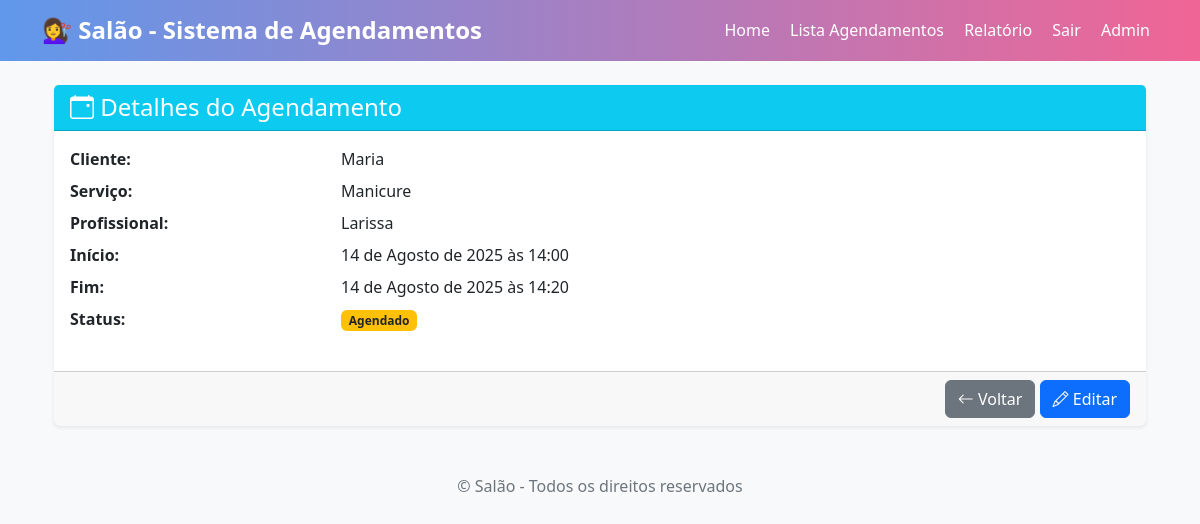
/agendamentos/2/ (signed in), run on the app's committed database.
### salao/models/agendamento.py (models this page shows, shortened)
class Agendamento(models.Model):
    STATUS_AGENDADO = 'AGENDADO'
    STATUS_CONCLUIDO = 'CONCLUIDO'
    STATUS_CANCELADO = 'CANCELADO'
    STATUS_CHOICES = [
        (STATUS_AGENDADO, 'Agendado'),
        (STATUS_CONCLUIDO, 'Concluído'),
        (STATUS_CANCELADO, 'Cancelado'),
    ]
    cliente = models.ForeignKey(Cliente, on_delete=models.CASCADE, related_name='agendamentos')
    servico = models.ForeignKey(Servico, on_delete=models.PROTECT, related_name='agendamentos')
    profissional = models.ForeignKey(Profissional, on_delete=models.PROTECT, related_name='agendamentos')
    inicio = models.DateTimeField()  # data e hora de início
    duracao_minutos = models.PositiveIntegerField(help_text='Duração em minutos', null=True, blank=True)
    status = models.CharField(max_length=20, choices=STATUS_CHOICES, default=STATUS_AGENDADO)
    observacoes = models.TextField(blank=True)
    created_at = models.DateTimeField(auto_now_add=True)
    updated_at = models.DateTimeField(auto_now=True)
    class Meta:
        ordering = ['-inicio']
        indexes = [
            models.Index(fields=['inicio']),
            models.Index(fields=['status']),
            models.Index(fields=['profissional', 'inicio']),
        ]
    @property
    def fim(self):
        dur = self.duracao_minutos or self.servico.duracao_minutos
        return self.inicio + timedelta(minutes=dur)

### salao/models/cliente.py (models this page shows, shortened)
class Cliente(models.Model):
    nome = models.CharField(max_length=100)
    telefone = models.CharField(max_length=20, blank=True, null=True)
    email = models.EmailField(blank=True, null=True)

### salao/models/servico.py (models this page shows, shortened)
class Servico(models.Model):
    nome = models.CharField(max_length=100)
    duracao_minutos = models.PositiveIntegerField(default=60)  # duração padrão
    preco = models.DecimalField(max_digits=8, decimal_places=2)

### salao/models/profissional.py (models this page shows, shortened)
class Profissional(models.Model):
    user = models.OneToOneField(User, on_delete=models.CASCADE, null=True, blank=True, related_name='profissional_profile')
    nome = models.CharField(max_length=100)
    especialidade = models.CharField(max_length=100, blank=True, null=True)

### salao/views/home_view.py (the view)
# urls.py: path('<int:pk>/', AgendamentoDetailView.as_view(), name='detail'),
class AgendamentoDetailView(LoginRequiredMixin, DetailView):
    model = Agendamento
    template_name = 'agendamentos/agendamento_detail.html'

### salao/templates/agendamentos/agendamento_detail.html
{% extends 'base.html' %}
{% block content %}
<div class="container mt-4">
    <div class="card shadow-sm border-0">
        <div class="card-header bg-info text-white">
            <h4 class="mb-0">
                <i class="bi bi-calendar-event"></i> Detalhes do Agendamento
            </h4>
        </div>
        <div class="card-body">
            <dl class="row">
                <dt class="col-sm-3">Cliente:</dt>
                <dd class="col-sm-9">{{ object.cliente.nome }}</dd>
                <dt class="col-sm-3">Serviço:</dt>
                <dd class="col-sm-9">{{ object.servico.nome }}</dd>
                <dt class="col-sm-3">Profissional:</dt>
                <dd class="col-sm-9">{{ object.profissional.nome }}</dd>
                <dt class="col-sm-3">Início:</dt>
                <dd class="col-sm-9">{{ object.inicio }}</dd>
                <dt class="col-sm-3">Fim:</dt>
                <dd class="col-sm-9">{{ object.fim }}</dd>
                <dt class="col-sm-3">Status:</dt>
                <dd class="col-sm-9">
                    <span class="badge {% if object.get_status_display == 'Concluído' %}bg-success{% elif object.get_status_display == 'Cancelado' %}bg-danger{% else %}bg-warning text-dark{% endif %}">
                        {{ object.get_status_display }}
                    </span>
                </dd>
            </dl>
        </div>
        <div class="card-footer text-end">
            <a href="{% url 'agendamentos:list' %}" class="btn btn-secondary">
                <i class="bi bi-arrow-left"></i> Voltar
            </a>
            <a href="{% url 'agendamentos:update' object.pk %}" class="btn btn-primary">
                <i class="bi bi-pencil"></i> Editar
            </a>
        </div>
    </div>
</div>
<link href="https://cdn.jsdelivr.net/npm/bootstrap-icons@1.10.5/font/bootstrap-icons.css" rel="stylesheet">
{% endblock %}

### salao/templates/base.html (style rules this page uses)
body { background-color: #f8f9fa; }

### data on the page
Agendamento: cliente.nome "Maria", servico.nome "Manicure", profissional.nome "Larissa", inicio "14 de Agosto de 2025 às 14:00", fim "14 de Agosto de 2025 às 14:20", status "Agendado"
